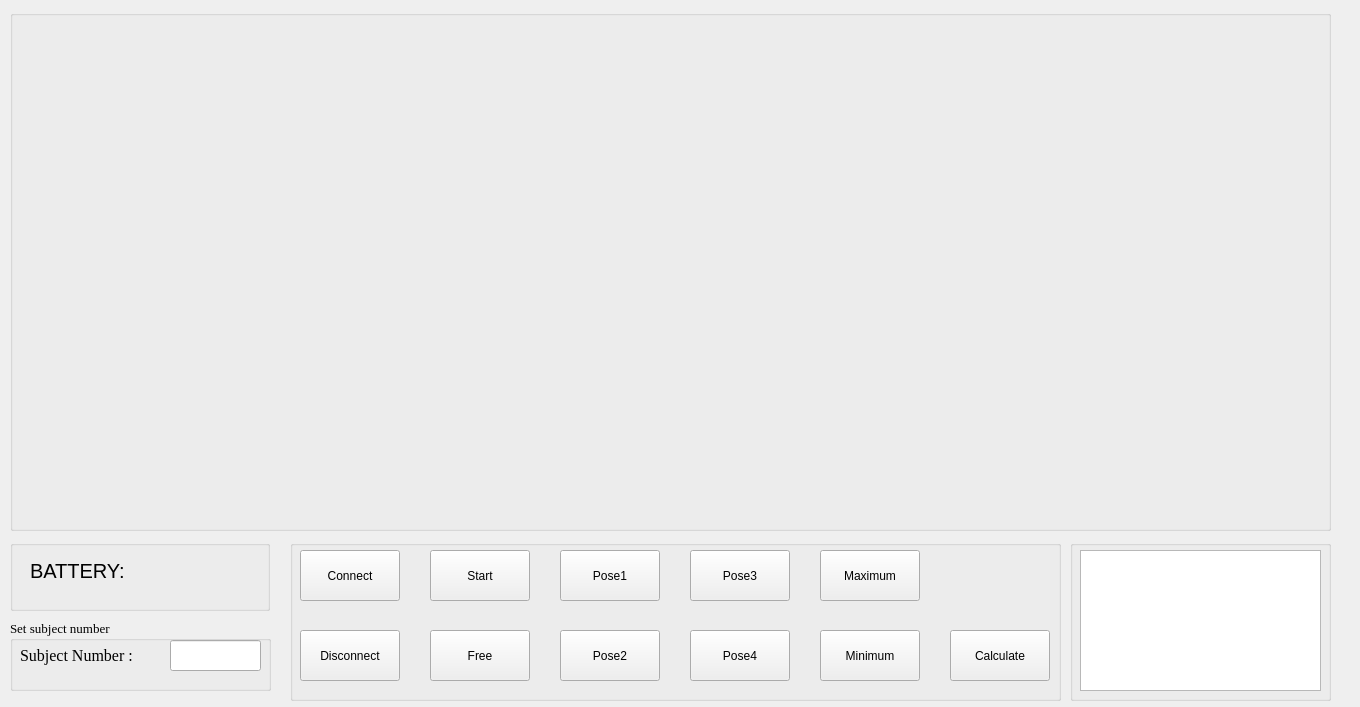
<?xml version="1.0" encoding="UTF-8"?>
<ui version="4.0">
 <class>Form</class>
 <widget class="QWidget" name="Form">
  <property name="geometry">
   <rect>
    <x>0</x>
    <y>0</y>
    <width>1360</width>
    <height>707</height>
   </rect>
  </property>
  <property name="windowTitle">
   <string>pyMyo-train</string>
  </property>
  <property name="windowIcon">
   <iconset>
    <normaloff>C:/Users/DYX/.designer/backup/logo.png</normaloff>C:/Users/DYX/.designer/backup/logo.png</iconset>
  </property>
  <widget class="QGroupBox" name="GroupEMG">
   <property name="geometry">
    <rect>
     <x>10</x>
     <y>10</y>
     <width>1321</width>
     <height>521</height>
    </rect>
   </property>
   <property name="title">
    <string/>
   </property>
   <widget class="QWidget" name="verticalLayoutWidget">
    <property name="geometry">
     <rect>
      <x>10</x>
      <y>10</y>
      <width>1301</width>
      <height>501</height>
     </rect>
    </property>
    <layout class="QVBoxLayout" name="graph_layout">
     <property name="sizeConstraint">
      <enum>QLayout::SetDefaultConstraint</enum>
     </property>
    </layout>
   </widget>
  </widget>
  <widget class="QGroupBox" name="funcArea">
   <property name="geometry">
    <rect>
     <x>10</x>
     <y>540</y>
     <width>260</width>
     <height>71</height>
    </rect>
   </property>
   <property name="title">
    <string/>
   </property>
   <widget class="QWidget" name="layoutWidget">
    <property name="geometry">
     <rect>
      <x>20</x>
      <y>10</y>
      <width>221</width>
      <height>41</height>
     </rect>
    </property>
    <layout class="QGridLayout" name="gridLayout">
     <property name="spacing">
      <number>6</number>
     </property>
     <item row="0" column="1">
      <widget class="QLabel" name="setBATTERY">
       <property name="font">
        <font>
         <pointsize>15</pointsize>
        </font>
       </property>
       <property name="text">
        <string/>
       </property>
      </widget>
     </item>
     <item row="0" column="0">
      <widget class="QLabel" name="Battery">
       <property name="font">
        <font>
         <pointsize>15</pointsize>
        </font>
       </property>
       <property name="text">
        <string>BATTERY:</string>
       </property>
      </widget>
     </item>
    </layout>
   </widget>
  </widget>
  <widget class="QGroupBox" name="btnGroup">
   <property name="geometry">
    <rect>
     <x>290</x>
     <y>540</y>
     <width>771</width>
     <height>161</height>
    </rect>
   </property>
   <property name="title">
    <string/>
   </property>
   <widget class="QPushButton" name="connectBtn">
    <property name="geometry">
     <rect>
      <x>10</x>
      <y>10</y>
      <width>100</width>
      <height>51</height>
     </rect>
    </property>
    <property name="text">
     <string>Connect</string>
    </property>
   </widget>
   <widget class="QPushButton" name="disConnectBtn">
    <property name="geometry">
     <rect>
      <x>10</x>
      <y>90</y>
      <width>100</width>
      <height>51</height>
     </rect>
    </property>
    <property name="text">
     <string>Disconnect</string>
    </property>
   </widget>
   <widget class="QPushButton" name="startBtn">
    <property name="geometry">
     <rect>
      <x>140</x>
      <y>10</y>
      <width>100</width>
      <height>51</height>
     </rect>
    </property>
    <property name="text">
     <string>Start</string>
    </property>
   </widget>
   <widget class="QPushButton" name="pose1Btn">
    <property name="geometry">
     <rect>
      <x>270</x>
      <y>10</y>
      <width>100</width>
      <height>51</height>
     </rect>
    </property>
    <property name="text">
     <string>Pose1</string>
    </property>
   </widget>
   <widget class="QPushButton" name="pose2Btn">
    <property name="geometry">
     <rect>
      <x>270</x>
      <y>90</y>
      <width>100</width>
      <height>51</height>
     </rect>
    </property>
    <property name="text">
     <string>Pose2</string>
    </property>
   </widget>
   <widget class="QPushButton" name="pose3Btn">
    <property name="geometry">
     <rect>
      <x>400</x>
      <y>10</y>
      <width>100</width>
      <height>51</height>
     </rect>
    </property>
    <property name="text">
     <string>Pose3</string>
    </property>
   </widget>
   <widget class="QPushButton" name="pose4Btn">
    <property name="geometry">
     <rect>
      <x>400</x>
      <y>90</y>
      <width>100</width>
      <height>51</height>
     </rect>
    </property>
    <property name="text">
     <string>Pose4</string>
    </property>
   </widget>
   <widget class="QPushButton" name="calculateBtn">
    <property name="geometry">
     <rect>
      <x>660</x>
      <y>90</y>
      <width>100</width>
      <height>51</height>
     </rect>
    </property>
    <property name="text">
     <string>Calculate</string>
    </property>
   </widget>
   <widget class="QPushButton" name="freeBtn">
    <property name="geometry">
     <rect>
      <x>140</x>
      <y>90</y>
      <width>100</width>
      <height>51</height>
     </rect>
    </property>
    <property name="text">
     <string>Free</string>
    </property>
   </widget>
   <widget class="QPushButton" name="maxBtn">
    <property name="geometry">
     <rect>
      <x>530</x>
      <y>10</y>
      <width>100</width>
      <height>51</height>
     </rect>
    </property>
    <property name="text">
     <string>Maximum</string>
    </property>
   </widget>
   <widget class="QPushButton" name="minBtn">
    <property name="geometry">
     <rect>
      <x>530</x>
      <y>90</y>
      <width>100</width>
      <height>51</height>
     </rect>
    </property>
    <property name="text">
     <string>Minimum</string>
    </property>
   </widget>
  </widget>
  <widget class="QGroupBox" name="msgGroup">
   <property name="geometry">
    <rect>
     <x>1070</x>
     <y>540</y>
     <width>261</width>
     <height>161</height>
    </rect>
   </property>
   <property name="title">
    <string/>
   </property>
   <widget class="QTextBrowser" name="msgBrowser">
    <property name="geometry">
     <rect>
      <x>10</x>
      <y>10</y>
      <width>241</width>
      <height>141</height>
     </rect>
    </property>
    <property name="locale">
     <locale language="English" country="UnitedStates"/>
    </property>
   </widget>
  </widget>
  <widget class="QGroupBox" name="groupBox">
   <property name="geometry">
    <rect>
     <x>10</x>
     <y>620</y>
     <width>261</width>
     <height>71</height>
    </rect>
   </property>
   <property name="font">
    <font>
     <family>Times New Roman</family>
     <pointsize>10</pointsize>
    </font>
   </property>
   <property name="title">
    <string>Set subject number</string>
   </property>
   <property name="flat">
    <bool>false</bool>
   </property>
   <widget class="QLabel" name="label">
    <property name="geometry">
     <rect>
      <x>10</x>
      <y>20</y>
      <width>131</width>
      <height>31</height>
     </rect>
    </property>
    <property name="sizePolicy">
     <sizepolicy hsizetype="Preferred" vsizetype="Preferred">
      <horstretch>0</horstretch>
      <verstretch>0</verstretch>
     </sizepolicy>
    </property>
    <property name="font">
     <font>
      <family>Times New Roman</family>
      <pointsize>12</pointsize>
     </font>
    </property>
    <property name="text">
     <string>Subject Number :</string>
    </property>
   </widget>
   <widget class="QLineEdit" name="subjectnum">
    <property name="geometry">
     <rect>
      <x>160</x>
      <y>20</y>
      <width>91</width>
      <height>31</height>
     </rect>
    </property>
    <property name="layoutDirection">
     <enum>Qt::LeftToRight</enum>
    </property>
    <property name="locale">
     <locale language="English" country="UnitedStates"/>
    </property>
    <property name="alignment">
     <set>Qt::AlignCenter</set>
    </property>
   </widget>
  </widget>
 </widget>
 <tabstops>
  <tabstop>connectBtn</tabstop>
  <tabstop>disConnectBtn</tabstop>
  <tabstop>startBtn</tabstop>
  <tabstop>msgBrowser</tabstop>
 </tabstops>
 <resources/>
 <connections/>
</ui>
